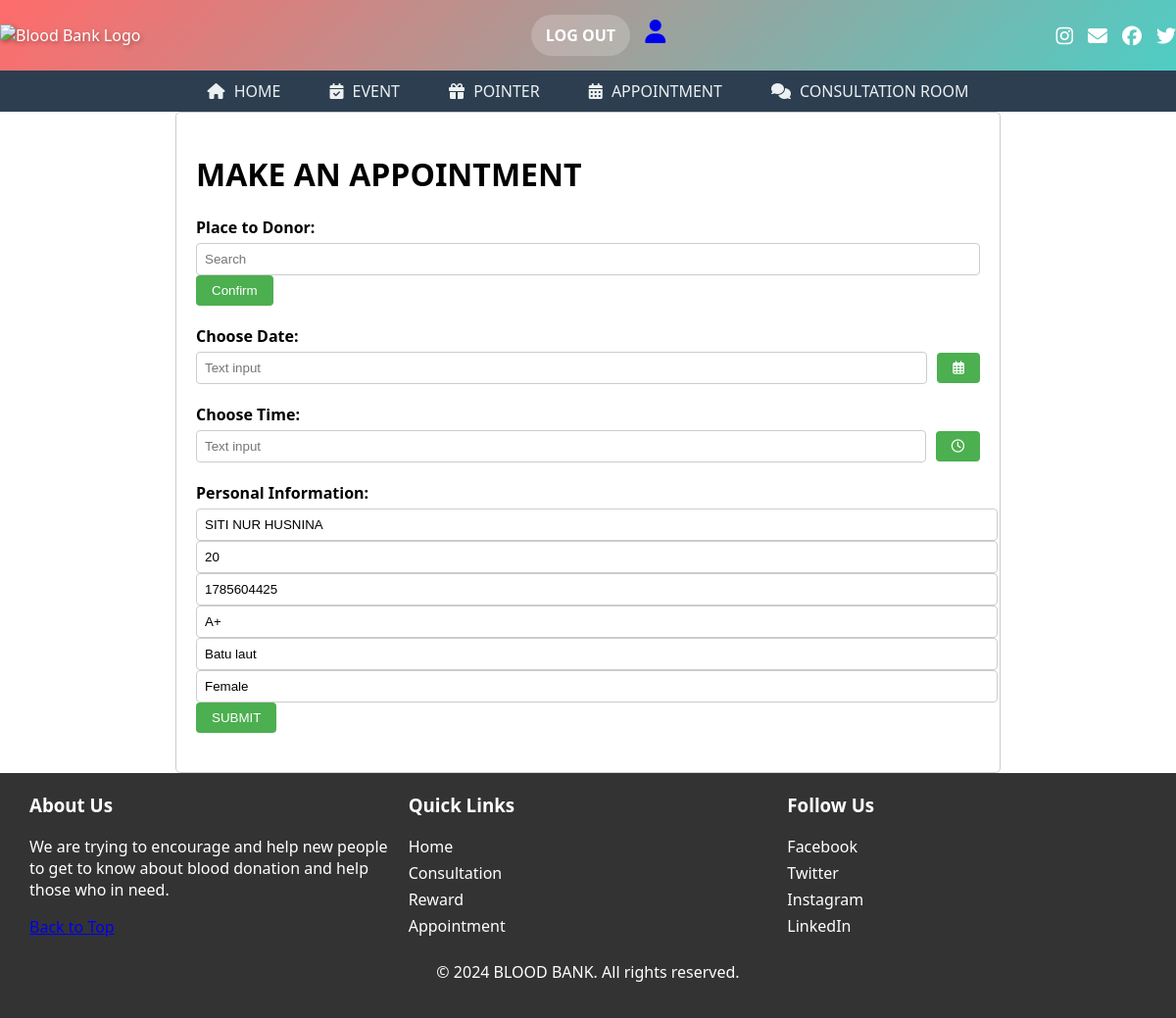
Screenshot of /appointment.php (signed in) with the database file from the repository.
### tables this page shows
CREATE TABLE `donor` (
  `Donor_ID` int(255) NOT NULL,
  `Donor_Name` varchar(255) NOT NULL,
  `Donor_Email` varchar(255) NOT NULL,
  `Donor_Pass` varchar(255) NOT NULL,
  `Donor_BloodG` varchar(255) NOT NULL,
  `Donor_Address` longtext NOT NULL,
  `Donor_Gender` varchar(255) NOT NULL,
  `Donor_MartialStat` varchar(255) NOT NULL,
  `Donor_Occupation` varchar(255) NOT NULL,
  `Donor_Age` int(255) NOT NULL,
  `Donor_NoPhone` varchar(255) NOT NULL,
  `Donor_pic` varchar(255) NOT NULL
);

### appointment.php (the view, shortened to what this page needs)
<?php
$email = $_SESSION['email'];
include 'connectDB.php';
$query = "SELECT Donor_Name, Donor_Age, Donor_NoPhone, Donor_BloodG, Donor_Address, Donor_Gender FROM donor WHERE Donor_Email = ?";
$stmt = $conn->prepare($query);
$stmt->bind_param("s", $email);
$stmt->execute();
$result = $stmt->get_result();
$donor = $result->fetch_assoc();
?>
<?php include "header.php"; ?>
<!DOCTYPE html>
<html>
<head>
   <link rel="stylesheet" href="https://cdn.jsdelivr.net/npm/flatpickr/dist/flatpickr.min.css">
   <link rel="stylesheet" href="https://cdnjs.cloudflare.com/ajax/libs/font-awesome/6.5.2/css/all.min.css" />
</head>
<body>
   <div class="container">
       <h1>MAKE AN APPOINTMENT</h1>
       <form action="add_appointment.php" method="POST">
           <div class="form-group">
               <label for="placeToDonor">Place to Donor:</label>
               <input type="search" id="placeToDonor" name="place" placeholder="Search" oninput="filterPlaces()">
               <button type="button" onclick="confirmPlace()">Confirm</button>
           </div>
           <div class="form-group">
               <label for="chooseDate">Choose Date:</label>
               <div class="datetime-picker">
                   <input type="text" id="chooseDate" name="date" placeholder="Text input">
                   <button type="button" onclick="openDatePicker('#chooseDate')"><i class="far fa-calendar-alt"></i></button>
               </div>
           </div>
           <div class="form-group">
               <label for="chooseTime">Choose Time:</label>
               <div class="datetime-picker">
                   <input type="text" id="chooseTime" name="time" placeholder="Text input">
                   <button type="button" onclick="openTimePicker('#chooseTime')"><i class="far fa-clock"></i></button>
               </div>
           </div>
           <div class="form-group">
               <label>Personal Information:</label>
               <input type="text" name="txtName" placeholder="NAME" value="<?php echo htmlspecialchars($donor['Donor_Name']); ?>" required>
               <input type="text" name="txtAge" placeholder="AGE" value="<?php echo htmlspecialchars($donor['Donor_Age']); ?>" required>
               <input type="text" name="txtNomPhone" placeholder="NO. PHONE" value="<?php echo htmlspecialchars($donor['Donor_NoPhone']); ?>" required>
               <input type="text" name="txtBloodGrp" placeholder="BLOOD GROUP" value="<?php echo htmlspecialchars($donor['Donor_BloodG']); ?>" required>
               <input type="text" name="txtAddress" placeholder="ADDRESS" value="<?php echo htmlspecialchars($donor['Donor_Address']); ?>" required>
               <input type="text" name="txtGender" placeholder="GENDER" value="<?php echo htmlspecialchars($donor['Donor_Gender']); ?>" required>
               <button type="submit">SUBMIT</button>
           </div>
       </form>
   </div>
</body>
</html>
<?php include "footer.php"; ?>

### header.php (style rules this page uses)
.bb-header-wrapper { font-family: 'Segoe UI', Tahoma, Geneva, Verdana, sans-serif; margin: 0; padding: 0; }

### appointment.php (style rules this page uses)
body { font-family: 'Poppins', sans-serif; background: url('') no-repeat center center fixed; background-size: cover; margin: 0; padding: 0; }
.container { max-width: 800px; margin: 0 auto; padding: 20px; border: 1px solid #ccc; border-radius: 5px; }
.form-group { margin-bottom: 20px; position: relative; }
label { display: block; font-weight: bold; margin-bottom: 5px; }
input[type="text"], input[type="search"] { width: 100%; padding: 8px; border: 1px solid #ccc; border-radius: 4px; }
button { padding: 8px 16px; background-color: #4CAF50; color: white; border: none; border-radius: 4px; cursor: pointer; }
.datetime-picker { display: flex; align-items: center; }
.datetime-picker input[type="text"] { flex: 1; margin-right: 10px; }

### footer.php (style rules this page uses)
body { font-family: Arial, sans-serif; margin: 0; padding: 0; }

### rows the page displays
donor: txtName "SITI NUR HUSNINA", txtAge "20", txtNomPhone "1785604425", txtBloodGrp "A+", txtAddress "Batu laut", txtGender "Female"
